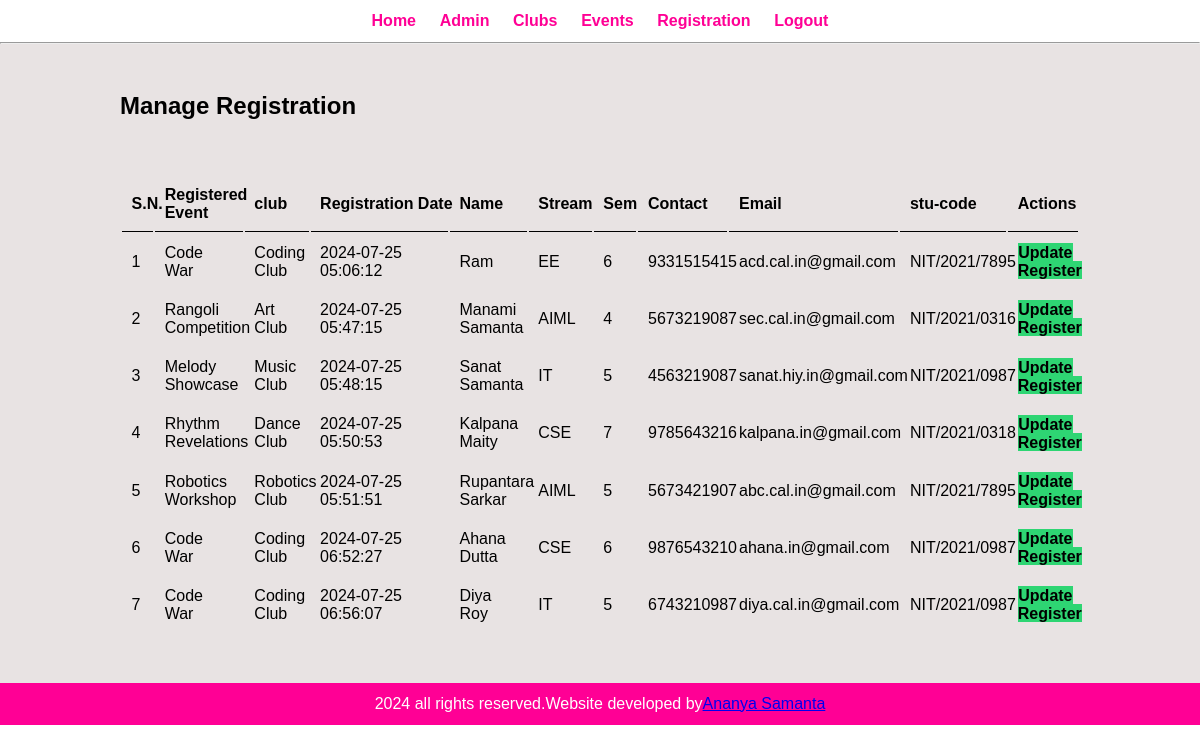
Screenshot of /admin/manage-register.php (signed in) with the database file from the repository.
### tables this page shows
CREATE TABLE `tbl_order` (
  `id` int(10) UNSIGNED NOT NULL,
  `food` varchar(150) NOT NULL,
  `club` varchar(100) NOT NULL,
  `order_date` datetime NOT NULL,
  `customer_name` varchar(150) NOT NULL,
  `stream` varchar(100) NOT NULL,
  `sem` int(11) NOT NULL,
  `customer_contact` varchar(20) NOT NULL,
  `customer_email` varchar(255) NOT NULL,
  `stu_code` varchar(255) NOT NULL
);

### admin/manage-register.php (the view, shortened to what this page needs)
<?php include('partials/menu.php'); ?>
<div class="main-content">
        <div class="wrapper">
        <h2>Manage Registration</h2>
        <br/><br/>
           <br>
        <table class="tbl-full">
            <tr>
                <th>S.N.</th>
                <th>Registered Event</th>
                <th>club</th>
                <th><pre>Registration Date </pre></th>
                <th><pre>Name  </pre></th>
                <th><pre>Stream  </pre></th>
                <th><pre>Sem  </pre></th>
                <th><pre>Contact  </pre></th>
                <th><pre>Email   </pre></th>
                <th><pre>stu-code  </pre></th>
                <th><pre>Actions  </pre></th>
            </tr>
            <?php
               $sql = "SELECT*FROM tbl_order";
               $res = mysqli_query($conn,$sql);
                $count =mysqli_num_rows($res);
                $sn=1 ;
                if($count>0){
                  while($row=mysqli_fetch_assoc($res)){
                    $id=$row['id'];
                    $food=$row['food'];
                    $club=$row['club'];
                    $order_date=$row['order_date'];
                    $customer_name=$row['customer_name'];
                    $stream=$row['stream'];
                    $sem=$row['sem'];
                    $customer_contact=$row['customer_contact'];
                    $customer_email=$row['customer_email'];
                    $stu_code=$row['stu_code'];
                    ?>
                    <tr>
                <td><?php echo $sn++; ?></td>
                <td><?php echo $food; ?></td>
                <td><?php echo $club; ?></td>
                <td><?php echo $order_date; ?></td>
                <td><?php echo $customer_name; ?></td>
                <td><?php echo $stream; ?></td>
                <td><?php echo $sem; ?></td>
                <td><?php echo $customer_contact; ?></td>
                <td><?php echo $customer_email; ?></td>
                <td><?php echo $stu_code; ?></td>
                <td>
                <a href="<?php echo SITEURL;?>admin/update-register.php? id=<?php echo $id; ?>" class="btn-secondary"> Update Register</a>
                </td>
                  </tr>
                    <?php
                  }
                }else{
                   ?>
                   <tr>
                    <td colspan="6"><div class="error">No Event added.</div></td>
                   </tr>
                   <?php
                }
            ?>
       </table>
        </div>
    </div>
<?php include('partials/footer.php'); ?>

### css/admin.css (style rules this page uses)
* { margin:0; padding:0; font-family: Arial, Helvetica, sans-serif; }
.wrapper { padding:1%; width:80%; margin:0 auto; }
.tbl-full { width:100%; }
table tr th { border-bottom:1px solid black; padding:1%; text-align: left; }
table tr td { padding:1%; }
.btn-secondary { background-color:#2ed573 ; padding:1%; color:black; text-decoration: none; font-weight: bold; }
.main-content { background-color: #e8e3e3; padding:3% 0; }

### rows the page displays
tbl_order: food "Code War", club "Coding Club", order_date "2024-07-25 05:06:12", customer_name "Ram", stream "EE", sem "6", customer_contact "9331515415", customer_email "acd.cal.in@gmail.com", stu_code "NIT/2021/7895"
tbl_order: food "Rangoli Competition", club "Art Club", order_date "2024-07-25 05:47:15", customer_name "Manami Samanta", stream "AIML", sem "4", customer_contact "5673219087", customer_email "sec.cal.in@gmail.com", stu_code "NIT/2021/0316"
tbl_order: food "Melody Showcase", club "Music Club", order_date "2024-07-25 05:48:15", customer_name "Sanat Samanta", stream "IT", sem "5", customer_contact "4563219087", customer_email "sanat.hiy.in@gmail.com", stu_code "NIT/2021/0987"
tbl_order: food "Rhythm Revelations", club "Dance Club", order_date "2024-07-25 05:50:53", customer_name "Kalpana Maity", stream "CSE", sem "7", customer_contact "9785643216", customer_email "kalpana.in@gmail.com", stu_code "NIT/2021/0318"
tbl_order: food "Robotics Workshop", club "Robotics Club", order_date "2024-07-25 05:51:51", customer_name "Rupantara Sarkar", stream "AIML", sem "5", customer_contact "5673421907", customer_email "abc.cal.in@gmail.com", stu_code "NIT/2021/7895"
tbl_order: food "Code War", club "Coding Club", order_date "2024-07-25 06:52:27", customer_name "Ahana Dutta", stream "CSE", sem "6", customer_contact "9876543210", customer_email "ahana.in@gmail.com", stu_code "NIT/2021/0987"
tbl_order: food "Code War", club "Coding Club", order_date "2024-07-25 06:56:07", customer_name "Diya Roy", stream "IT", sem "5", customer_contact "6743210987", customer_email "diya.cal.in@gmail.com", stu_code "NIT/2021/0987"
